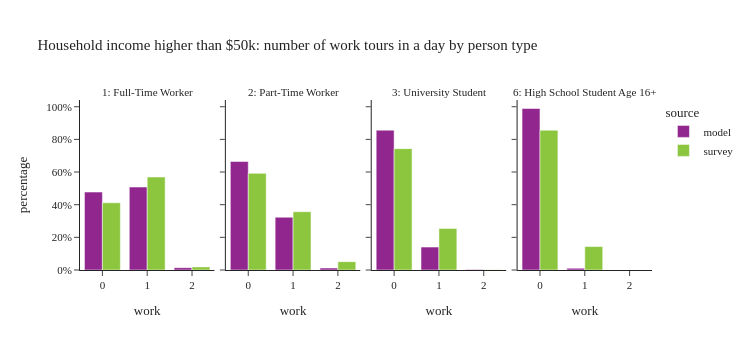

This figure's notebook cell:
### Code cell
plot_work_tour_ptype(per_data[(per_data['ptype'].isin(worker_ptype)) & (per_data['income'] > 50000)],"Household income higher than $50k: number of work tours in a day by person type")

### Figure 1 — Plotly figure (JSON) as saved in the notebook; plotly's stock layout.template omitted (floating-point values rounded to 4 significant figures)
{"data": [{"alignmentgroup": "True", "customdata": [[667417], [710293], [20278]], "hovertemplate": "source=model<br>ptype_label=1: Full-Time Worker<br>work=%{x}<br>percentage=%{y}<br>sample_size=%{customdata[0]}<extra></extra>", "legendgroup": "model", "marker": {"color": "#91268F", "pattern": {"shape": ""}}, "name": "model", "offsetgroup": "model", "orientation": "v", "showlegend": true, "textposition": "auto", "type": "bar", "x": [0.0, 1.0, 2.0], "xaxis": "x", "y": [0.4774, 0.5081, 0.01451], "yaxis": "y"}, {"alignmentgroup": "True", "customdata": [[147876], [71992], [2722]], "hovertemplate": "source=model<br>ptype_label=2: Part-Time Worker<br>work=%{x}<br>percentage=%{y}<br>sample_size=%{customdata[0]}<extra></extra>", "legendgroup": "model", "marker": {"color": "#91268F", "pattern": {"shape": ""}}, "name": "model", "offsetgroup": "model", "orientation": "v", "showlegend": false, "textposition": "auto", "type": "bar", "x": [0.0, 1.0, 2.0], "xaxis": "x2", "y": [0.6643, 0.3234, 0.01223], "yaxis": "y2"}, {"alignmentgroup": "True", "customdata": [[90251], [14786], [340]], "hovertemplate": "source=model<br>ptype_label=3: University Student<br>work=%{x}<br>percentage=%{y}<br>sample_size=%{customdata[0]}<extra></extra>", "legendgroup": "model", "marker": {"color": "#91268F", "pattern": {"shape": ""}}, "name": "model", "offsetgroup": "model", "orientation": "v", "showlegend": false, "textposition": "auto", "type": "bar", "x": [0.0, 1.0, 2.0], "xaxis": "x3", "y": [0.8565, 0.1403, 0.003227], "yaxis": "y3"}, {"alignmentgroup": "True", "customdata": [[132134], [1455]], "hovertemplate": "source=model<br>ptype_label=6: High School Student Age 16+<br>work=%{x}<br>percentage=%{y}<br>sample_size=%{customdata[0]}<extra></extra>", "legendgroup": "model", "marker": {"color": "#91268F", "pattern": {"shape": ""}}, "name": "model", "offsetgroup": "model", "orientation": "v", "showlegend": false, "textposition": "auto", "type": "bar", "x": [0.0, 1.0], "xaxis": "x4", "y": [0.9891, 0.01089], "yaxis": "y4"}, {"alignmentgroup": "True", "customdata": [[1302], [1201], [25]], "hovertemplate": "source=survey<br>ptype_label=1: Full-Time Worker<br>work=%{x}<br>percentage=%{y}<br>sample_size=%{customdata[0]}<extra></extra>", "legendgroup": "survey", "marker": {"color": "#8CC63E", "pattern": {"shape": ""}}, "name": "survey", "offsetgroup": "survey", "orientation": "v", "showlegend": true, "textposition": "auto", "type": "bar", "x": [0.0, 1.0, 2.0], "xaxis": "x", "y": [0.4114, 0.5695, 0.01909], "yaxis": "y"}, {"alignmentgroup": "True", "customdata": [[367], [158], [9]], "hovertemplate": "source=survey<br>ptype_label=2: Part-Time Worker<br>work=%{x}<br>percentage=%{y}<br>sample_size=%{customdata[0]}<extra></extra>", "legendgroup": "survey", "marker": {"color": "#8CC63E", "pattern": {"shape": ""}}, "name": "survey", "offsetgroup": "survey", "orientation": "v", "showlegend": false, "textposition": "auto", "type": "bar", "x": [0.0, 1.0, 2.0], "xaxis": "x2", "y": [0.5918, 0.3571, 0.05108], "yaxis": "y2"}, {"alignmentgroup": "True", "customdata": [[131], [37], [1]], "hovertemplate": "source=survey<br>ptype_label=3: University Student<br>work=%{x}<br>percentage=%{y}<br>sample_size=%{customdata[0]}<extra></extra>", "legendgroup": "survey", "marker": {"color": "#8CC63E", "pattern": {"shape": ""}}, "name": "survey", "offsetgroup": "survey", "orientation": "v", "showlegend": false, "textposition": "auto", "type": "bar", "x": [0.0, 1.0, 2.0], "xaxis": "x3", "y": [0.7434, 0.2546, 0.002052], "yaxis": "y3"}, {"alignmentgroup": "True", "customdata": [[64], [3]], "hovertemplate": "source=survey<br>ptype_label=6: High School Student Age 16+<br>work=%{x}<br>percentage=%{y}<br>sample_size=%{customdata[0]}<extra></extra>", "legendgroup": "survey", "marker": {"color": "#8CC63E", "pattern": {"shape": ""}}, "name": "survey", "offsetgroup": "survey", "orientation": "v", "showlegend": false, "textposition": "auto", "type": "bar", "x": [0.0, 1.0], "xaxis": "x4", "y": [0.8562, 0.1438], "yaxis": "y4"}], "layout": {"annotations": [{"font": {}, "showarrow": false, "text": "1: Full-Time Worker", "x": 0.1175, "xanchor": "center", "xref": "paper", "y": 1, "yanchor": "bottom", "yref": "paper"}, {"font": {}, "showarrow": false, "text": "2: Part-Time Worker", "x": 0.3725, "xanchor": "center", "xref": "paper", "y": 1, "yanchor": "bottom", "yref": "paper"}, {"font": {}, "showarrow": false, "text": "3: University Student", "x": 0.6275, "xanchor": "center", "xref": "paper", "y": 1, "yanchor": "bottom", "yref": "paper"}, {"font": {}, "showarrow": false, "text": "6: High School Student Age 16+", "x": 0.8825, "xanchor": "center", "xref": "paper", "y": 1, "yanchor": "bottom", "yref": "paper"}], "barmode": "group", "height": 350, "legend": {"title": {"text": "source"}, "tracegroupgap": 0}, "title": {"text": "Household income higher than $50k: number of work tours in a day by person type"}, "width": 750, "xaxis": {"anchor": "y", "domain": [0, 0.235], "title": {"text": "work"}}, "xaxis2": {"anchor": "y2", "domain": [0.255, 0.49], "matches": "x", "title": {"text": "work"}}, "xaxis3": {"anchor": "y3", "domain": [0.51, 0.745], "matches": "x", "title": {"text": "work"}}, "xaxis4": {"anchor": "y4", "domain": [0.765, 1.0], "matches": "x", "title": {"text": "work"}}, "yaxis": {"anchor": "x", "domain": [0, 1], "tickformat": ".0%", "title": {"text": "percentage"}}, "yaxis2": {"anchor": "x2", "domain": [0, 1], "matches": "y", "showticklabels": false, "tickformat": ".0%"}, "yaxis3": {"anchor": "x3", "domain": [0, 1], "matches": "y", "showticklabels": false}, "yaxis4": {"anchor": "x4", "domain": [0, 1], "matches": "y", "showticklabels": false}}}
